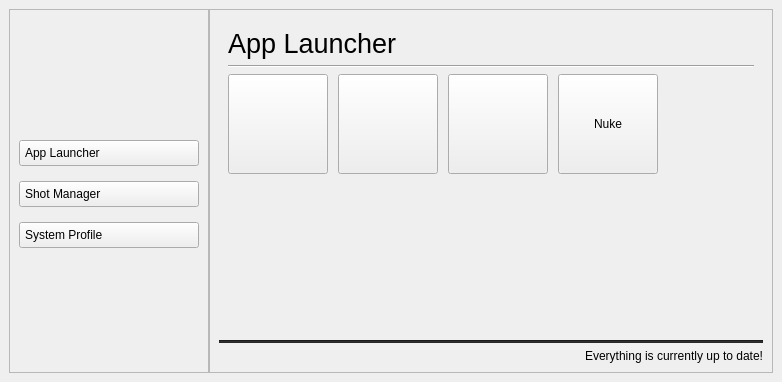
<?xml version="1.0" encoding="UTF-8"?>
<ui version="4.0">
 <class>MainWindow</class>
 <widget class="QMainWindow" name="MainWindow">
  <property name="enabled">
   <bool>true</bool>
  </property>
  <property name="geometry">
   <rect>
    <x>0</x>
    <y>0</y>
    <width>682</width>
    <height>382</height>
   </rect>
  </property>
  <property name="windowTitle">
   <string>GLM Pipeline Hub</string>
  </property>
  <property name="autoFillBackground">
   <bool>false</bool>
  </property>
  <property name="styleSheet">
   <string notr="true"/>
  </property>
  <property name="toolButtonStyle">
   <enum>Qt::ToolButtonIconOnly</enum>
  </property>
  <widget class="QWidget" name="centralwidget">
   <layout class="QVBoxLayout" name="verticalLayout">
    <item>
     <layout class="QHBoxLayout" name="horizontalLayout_2">
      <property name="spacing">
       <number>0</number>
      </property>
      <item>
       <widget class="QFrame" name="secondary">
        <property name="sizePolicy">
         <sizepolicy hsizetype="Preferred" vsizetype="Expanding">
          <horstretch>0</horstretch>
          <verstretch>0</verstretch>
         </sizepolicy>
        </property>
        <property name="minimumSize">
         <size>
          <width>200</width>
          <height>0</height>
         </size>
        </property>
        <property name="maximumSize">
         <size>
          <width>16777215</width>
          <height>16777215</height>
         </size>
        </property>
        <property name="autoFillBackground">
         <bool>true</bool>
        </property>
        <property name="styleSheet">
         <string notr="true"/>
        </property>
        <property name="frameShape">
         <enum>QFrame::StyledPanel</enum>
        </property>
        <property name="frameShadow">
         <enum>QFrame::Raised</enum>
        </property>
        <layout class="QVBoxLayout" name="verticalLayout_2">
         <property name="spacing">
          <number>15</number>
         </property>
         <property name="topMargin">
          <number>15</number>
         </property>
         <item>
          <widget class="QLabel" name="logo_label">
           <property name="sizePolicy">
            <sizepolicy hsizetype="Fixed" vsizetype="Fixed">
             <horstretch>0</horstretch>
             <verstretch>0</verstretch>
            </sizepolicy>
           </property>
           <property name="minimumSize">
            <size>
             <width>150</width>
             <height>100</height>
            </size>
           </property>
           <property name="styleSheet">
            <string notr="true">background: transparent;</string>
           </property>
           <property name="text">
            <string/>
           </property>
           <property name="pixmap">
            <pixmap>../../../images/glm_pipeline_hub/app_header.png</pixmap>
           </property>
           <property name="scaledContents">
            <bool>true</bool>
           </property>
           <property name="alignment">
            <set>Qt::AlignLeading|Qt::AlignLeft|Qt::AlignVCenter</set>
           </property>
          </widget>
         </item>
         <item>
          <widget class="QPushButton" name="app_launcher_button">
           <property name="styleSheet">
            <string notr="true">text-align: left; padding: 5px;</string>
           </property>
           <property name="text">
            <string>App Launcher</string>
           </property>
          </widget>
         </item>
         <item>
          <widget class="QPushButton" name="shot_manager_button">
           <property name="styleSheet">
            <string notr="true">text-align: left; padding: 5px;</string>
           </property>
           <property name="text">
            <string>Shot Manager</string>
           </property>
           <property name="checkable">
            <bool>false</bool>
           </property>
           <property name="checked">
            <bool>false</bool>
           </property>
          </widget>
         </item>
         <item>
          <widget class="QPushButton" name="system_profile_button">
           <property name="styleSheet">
            <string notr="true">text-align: left; padding: 5px;</string>
           </property>
           <property name="text">
            <string>System Profile</string>
           </property>
          </widget>
         </item>
         <item>
          <spacer name="verticalSpacer">
           <property name="orientation">
            <enum>Qt::Vertical</enum>
           </property>
           <property name="sizeHint" stdset="0">
            <size>
             <width>20</width>
             <height>40</height>
            </size>
           </property>
          </spacer>
         </item>
        </layout>
       </widget>
      </item>
      <item>
       <widget class="QFrame" name="primary">
        <property name="enabled">
         <bool>true</bool>
        </property>
        <property name="sizePolicy">
         <sizepolicy hsizetype="Expanding" vsizetype="Expanding">
          <horstretch>0</horstretch>
          <verstretch>0</verstretch>
         </sizepolicy>
        </property>
        <property name="maximumSize">
         <size>
          <width>16777215</width>
          <height>16777215</height>
         </size>
        </property>
        <property name="autoFillBackground">
         <bool>true</bool>
        </property>
        <property name="styleSheet">
         <string notr="true"/>
        </property>
        <property name="frameShape">
         <enum>QFrame::StyledPanel</enum>
        </property>
        <property name="frameShadow">
         <enum>QFrame::Raised</enum>
        </property>
        <layout class="QVBoxLayout" name="verticalLayout_3">
         <item>
          <widget class="QStackedWidget" name="stack">
           <property name="sizePolicy">
            <sizepolicy hsizetype="Expanding" vsizetype="Expanding">
             <horstretch>0</horstretch>
             <verstretch>0</verstretch>
            </sizepolicy>
           </property>
           <property name="currentIndex">
            <number>0</number>
           </property>
           <widget class="QWidget" name="page">
            <layout class="QVBoxLayout" name="verticalLayout_5">
             <item>
              <widget class="QLabel" name="app_launcher_label">
               <property name="sizePolicy">
                <sizepolicy hsizetype="Preferred" vsizetype="Fixed">
                 <horstretch>0</horstretch>
                 <verstretch>0</verstretch>
                </sizepolicy>
               </property>
               <property name="font">
                <font>
                 <pointsize>20</pointsize>
                </font>
               </property>
               <property name="text">
                <string>App Launcher</string>
               </property>
              </widget>
             </item>
             <item>
              <widget class="Line" name="line">
               <property name="orientation">
                <enum>Qt::Horizontal</enum>
               </property>
              </widget>
             </item>
             <item>
              <layout class="QGridLayout" name="gridLayout">
               <property name="spacing">
                <number>10</number>
               </property>
               <item row="0" column="3">
                <widget class="QPushButton" name="nuke_launcher_button">
                 <property name="enabled">
                  <bool>true</bool>
                 </property>
                 <property name="sizePolicy">
                  <sizepolicy hsizetype="Fixed" vsizetype="Fixed">
                   <horstretch>0</horstretch>
                   <verstretch>0</verstretch>
                  </sizepolicy>
                 </property>
                 <property name="minimumSize">
                  <size>
                   <width>100</width>
                   <height>100</height>
                  </size>
                 </property>
                 <property name="maximumSize">
                  <size>
                   <width>100</width>
                   <height>100</height>
                  </size>
                 </property>
                 <property name="text">
                  <string>Nuke</string>
                 </property>
                 <property name="iconSize">
                  <size>
                   <width>75</width>
                   <height>75</height>
                  </size>
                 </property>
                </widget>
               </item>
               <item row="0" column="4">
                <spacer name="horizontalSpacer_2">
                 <property name="orientation">
                  <enum>Qt::Horizontal</enum>
                 </property>
                 <property name="sizeHint" stdset="0">
                  <size>
                   <width>40</width>
                   <height>20</height>
                  </size>
                 </property>
                </spacer>
               </item>
               <item row="0" column="1">
                <widget class="QPushButton" name="blender_launcher_button">
                 <property name="sizePolicy">
                  <sizepolicy hsizetype="Fixed" vsizetype="Fixed">
                   <horstretch>0</horstretch>
                   <verstretch>0</verstretch>
                  </sizepolicy>
                 </property>
                 <property name="minimumSize">
                  <size>
                   <width>100</width>
                   <height>100</height>
                  </size>
                 </property>
                 <property name="maximumSize">
                  <size>
                   <width>100</width>
                   <height>100</height>
                  </size>
                 </property>
                 <property name="text">
                  <string/>
                 </property>
                 <property name="iconSize">
                  <size>
                   <width>75</width>
                   <height>75</height>
                  </size>
                 </property>
                </widget>
               </item>
               <item row="0" column="0">
                <widget class="QPushButton" name="maya_launcher_button">
                 <property name="sizePolicy">
                  <sizepolicy hsizetype="Fixed" vsizetype="Fixed">
                   <horstretch>0</horstretch>
                   <verstretch>0</verstretch>
                  </sizepolicy>
                 </property>
                 <property name="minimumSize">
                  <size>
                   <width>100</width>
                   <height>100</height>
                  </size>
                 </property>
                 <property name="maximumSize">
                  <size>
                   <width>100</width>
                   <height>100</height>
                  </size>
                 </property>
                 <property name="text">
                  <string/>
                 </property>
                 <property name="iconSize">
                  <size>
                   <width>75</width>
                   <height>75</height>
                  </size>
                 </property>
                </widget>
               </item>
               <item row="0" column="2">
                <widget class="QPushButton" name="substance_painter_launcher_button">
                 <property name="sizePolicy">
                  <sizepolicy hsizetype="Fixed" vsizetype="Fixed">
                   <horstretch>0</horstretch>
                   <verstretch>0</verstretch>
                  </sizepolicy>
                 </property>
                 <property name="minimumSize">
                  <size>
                   <width>100</width>
                   <height>100</height>
                  </size>
                 </property>
                 <property name="text">
                  <string/>
                 </property>
                 <property name="iconSize">
                  <size>
                   <width>75</width>
                   <height>75</height>
                  </size>
                 </property>
                </widget>
               </item>
              </layout>
             </item>
             <item>
              <spacer name="verticalSpacer_3">
               <property name="orientation">
                <enum>Qt::Vertical</enum>
               </property>
               <property name="sizeHint" stdset="0">
                <size>
                 <width>20</width>
                 <height>40</height>
                </size>
               </property>
              </spacer>
             </item>
            </layout>
           </widget>
           <widget class="QWidget" name="shot_manager_page">
            <property name="sizePolicy">
             <sizepolicy hsizetype="Expanding" vsizetype="Expanding">
              <horstretch>0</horstretch>
              <verstretch>0</verstretch>
             </sizepolicy>
            </property>
            <layout class="QVBoxLayout" name="verticalLayout_4">
             <item>
              <widget class="QLabel" name="shot_manager_label">
               <property name="font">
                <font>
                 <pointsize>20</pointsize>
                </font>
               </property>
               <property name="text">
                <string>Shot Manager</string>
               </property>
              </widget>
             </item>
             <item>
              <widget class="Line" name="line_4">
               <property name="orientation">
                <enum>Qt::Horizontal</enum>
               </property>
              </widget>
             </item>
             <item>
              <layout class="QHBoxLayout" name="horizontalLayout_5">
               <item>
                <widget class="QLabel" name="sequence_label">
                 <property name="minimumSize">
                  <size>
                   <width>200</width>
                   <height>0</height>
                  </size>
                 </property>
                 <property name="maximumSize">
                  <size>
                   <width>200</width>
                   <height>16777215</height>
                  </size>
                 </property>
                 <property name="text">
                  <string>Sequence</string>
                 </property>
                </widget>
               </item>
               <item>
                <widget class="QComboBox" name="sequence_combo_box"/>
               </item>
              </layout>
             </item>
             <item>
              <layout class="QHBoxLayout" name="horizontalLayout_3">
               <item>
                <widget class="QLabel" name="shot_label">
                 <property name="minimumSize">
                  <size>
                   <width>200</width>
                   <height>0</height>
                  </size>
                 </property>
                 <property name="maximumSize">
                  <size>
                   <width>200</width>
                   <height>16777215</height>
                  </size>
                 </property>
                 <property name="text">
                  <string>Shot</string>
                 </property>
                </widget>
               </item>
               <item>
                <widget class="QComboBox" name="shot_combo_box"/>
               </item>
              </layout>
             </item>
             <item>
              <layout class="QHBoxLayout" name="horizontalLayout_4">
               <item>
                <widget class="QLabel" name="department_label">
                 <property name="minimumSize">
                  <size>
                   <width>200</width>
                   <height>0</height>
                  </size>
                 </property>
                 <property name="maximumSize">
                  <size>
                   <width>200</width>
                   <height>16777215</height>
                  </size>
                 </property>
                 <property name="text">
                  <string>Department</string>
                 </property>
                </widget>
               </item>
               <item>
                <widget class="QComboBox" name="department_combo_box"/>
               </item>
              </layout>
             </item>
             <item>
              <layout class="QHBoxLayout" name="horizontalLayout_6">
               <item>
                <widget class="QLabel" name="label_2">
                 <property name="minimumSize">
                  <size>
                   <width>200</width>
                   <height>0</height>
                  </size>
                 </property>
                 <property name="maximumSize">
                  <size>
                   <width>200</width>
                   <height>16777215</height>
                  </size>
                 </property>
                 <property name="text">
                  <string>Open In</string>
                 </property>
                </widget>
               </item>
               <item>
                <widget class="QToolButton" name="maya_shot_manager_button">
                 <property name="text">
                  <string>M</string>
                 </property>
                 <property name="popupMode">
                  <enum>QToolButton::MenuButtonPopup</enum>
                 </property>
                 <property name="autoRaise">
                  <bool>false</bool>
                 </property>
                 <property name="arrowType">
                  <enum>Qt::NoArrow</enum>
                 </property>
                </widget>
               </item>
               <item>
                <widget class="QToolButton" name="blender_shot_manager_button">
                 <property name="text">
                  <string>B</string>
                 </property>
                 <property name="popupMode">
                  <enum>QToolButton::MenuButtonPopup</enum>
                 </property>
                </widget>
               </item>
               <item>
                <widget class="QToolButton" name="nuke_shot_manager_button">
                 <property name="text">
                  <string>N</string>
                 </property>
                 <property name="popupMode">
                  <enum>QToolButton::MenuButtonPopup</enum>
                 </property>
                </widget>
               </item>
               <item>
                <widget class="QPushButton" name="render_shot_button">
                 <property name="text">
                  <string>Render</string>
                 </property>
                </widget>
               </item>
               <item>
                <spacer name="horizontalSpacer">
                 <property name="orientation">
                  <enum>Qt::Horizontal</enum>
                 </property>
                 <property name="sizeHint" stdset="0">
                  <size>
                   <width>40</width>
                   <height>20</height>
                  </size>
                 </property>
                </spacer>
               </item>
              </layout>
             </item>
             <item>
              <spacer name="verticalSpacer_2">
               <property name="maximumSize">
                <size>
                 <width>200</width>
                 <height>16777215</height>
                </size>
               </property>
               <property name="orientation">
                <enum>Qt::Vertical</enum>
               </property>
               <property name="sizeHint" stdset="0">
                <size>
                 <width>20</width>
                 <height>40</height>
                </size>
               </property>
              </spacer>
             </item>
            </layout>
           </widget>
           <widget class="QWidget" name="page_2">
            <layout class="QVBoxLayout" name="verticalLayout_6">
             <item>
              <widget class="QLabel" name="system_profile_label">
               <property name="font">
                <font>
                 <pointsize>20</pointsize>
                </font>
               </property>
               <property name="text">
                <string>System Profile</string>
               </property>
              </widget>
             </item>
             <item>
              <widget class="Line" name="line_5">
               <property name="orientation">
                <enum>Qt::Horizontal</enum>
               </property>
              </widget>
             </item>
             <item>
              <layout class="QHBoxLayout" name="horizontalLayout_7">
               <item>
                <widget class="QLabel" name="label">
                 <property name="minimumSize">
                  <size>
                   <width>200</width>
                   <height>0</height>
                  </size>
                 </property>
                 <property name="maximumSize">
                  <size>
                   <width>200</width>
                   <height>16777215</height>
                  </size>
                 </property>
                 <property name="text">
                  <string>Machine ID</string>
                 </property>
                </widget>
               </item>
               <item>
                <widget class="QLabel" name="user_machine_id_label">
                 <property name="text">
                  <string>INSERT MACHINE ID HERE</string>
                 </property>
                </widget>
               </item>
              </layout>
             </item>
             <item>
              <layout class="QHBoxLayout" name="horizontalLayout">
               <item>
                <widget class="QLabel" name="label_4">
                 <property name="minimumSize">
                  <size>
                   <width>200</width>
                   <height>0</height>
                  </size>
                 </property>
                 <property name="maximumSize">
                  <size>
                   <width>16777215</width>
                   <height>200</height>
                  </size>
                 </property>
                 <property name="text">
                  <string>Username</string>
                 </property>
                </widget>
               </item>
               <item>
                <widget class="QLabel" name="username_label">
                 <property name="sizePolicy">
                  <sizepolicy hsizetype="Expanding" vsizetype="Preferred">
                   <horstretch>0</horstretch>
                   <verstretch>0</verstretch>
                  </sizepolicy>
                 </property>
                 <property name="text">
                  <string>INSERT USERNAME</string>
                 </property>
                </widget>
               </item>
               <item>
                <widget class="QToolButton" name="edit_username_button">
                 <property name="text">
                  <string>...</string>
                 </property>
                </widget>
               </item>
              </layout>
             </item>
             <item>
              <widget class="Line" name="line_3">
               <property name="orientation">
                <enum>Qt::Horizontal</enum>
               </property>
              </widget>
             </item>
             <item>
              <layout class="QHBoxLayout" name="horizontalLayout_8">
               <item>
                <widget class="QLabel" name="label_3">
                 <property name="minimumSize">
                  <size>
                   <width>200</width>
                   <height>0</height>
                  </size>
                 </property>
                 <property name="text">
                  <string>Maya Directory</string>
                 </property>
                </widget>
               </item>
               <item>
                <widget class="QLabel" name="maya_directory_label">
                 <property name="sizePolicy">
                  <sizepolicy hsizetype="Expanding" vsizetype="Preferred">
                   <horstretch>0</horstretch>
                   <verstretch>0</verstretch>
                  </sizepolicy>
                 </property>
                 <property name="text">
                  <string>INSERT MAYA DIRECTORY</string>
                 </property>
                </widget>
               </item>
               <item>
                <widget class="QToolButton" name="edit_maya_directory_button">
                 <property name="text">
                  <string>...</string>
                 </property>
                </widget>
               </item>
              </layout>
             </item>
             <item>
              <layout class="QHBoxLayout" name="horizontalLayout_9">
               <item>
                <widget class="QLabel" name="label_6">
                 <property name="minimumSize">
                  <size>
                   <width>200</width>
                   <height>0</height>
                  </size>
                 </property>
                 <property name="text">
                  <string>Local Maya Directory</string>
                 </property>
                </widget>
               </item>
               <item>
                <widget class="QLabel" name="local_maya_directory_label">
                 <property name="sizePolicy">
                  <sizepolicy hsizetype="Expanding" vsizetype="Preferred">
                   <horstretch>0</horstretch>
                   <verstretch>0</verstretch>
                  </sizepolicy>
                 </property>
                 <property name="text">
                  <string>INSERT LOCAL MAYA DIRECTORY</string>
                 </property>
                </widget>
               </item>
               <item>
                <widget class="QToolButton" name="edit_local_maya_directory_button">
                 <property name="text">
                  <string>...</string>
                 </property>
                </widget>
               </item>
              </layout>
             </item>
             <item>
              <layout class="QHBoxLayout" name="horizontalLayout_10">
               <item>
                <widget class="QLabel" name="label_8">
                 <property name="minimumSize">
                  <size>
                   <width>200</width>
                   <height>0</height>
                  </size>
                 </property>
                 <property name="text">
                  <string>Blender Directory</string>
                 </property>
                </widget>
               </item>
               <item>
                <widget class="QLabel" name="blender_directory_label">
                 <property name="sizePolicy">
                  <sizepolicy hsizetype="Expanding" vsizetype="Preferred">
                   <horstretch>0</horstretch>
                   <verstretch>0</verstretch>
                  </sizepolicy>
                 </property>
                 <property name="text">
                  <string>INSERT BLENDER DIRECTORY</string>
                 </property>
                </widget>
               </item>
               <item>
                <widget class="QToolButton" name="edit_blender_directory_button">
                 <property name="text">
                  <string>...</string>
                 </property>
                </widget>
               </item>
              </layout>
             </item>
             <item>
              <layout class="QHBoxLayout" name="horizontalLayout_11">
               <item>
                <widget class="QLabel" name="label_10">
                 <property name="minimumSize">
                  <size>
                   <width>200</width>
                   <height>0</height>
                  </size>
                 </property>
                 <property name="text">
                  <string>Substance Painter Directory</string>
                 </property>
                </widget>
               </item>
               <item>
                <widget class="QLabel" name="substance_painter_directory_label">
                 <property name="sizePolicy">
                  <sizepolicy hsizetype="Expanding" vsizetype="Preferred">
                   <horstretch>0</horstretch>
                   <verstretch>0</verstretch>
                  </sizepolicy>
                 </property>
                 <property name="text">
                  <string>INSERT SUBSTANCE PAINTER DIRECTORY</string>
                 </property>
                </widget>
               </item>
               <item>
                <widget class="QToolButton" name="edit_substance_painter_directory_button">
                 <property name="text">
                  <string>...</string>
                 </property>
                </widget>
               </item>
              </layout>
             </item>
             <item>
              <layout class="QHBoxLayout" name="horizontalLayout_12">
               <item>
                <widget class="QLabel" name="label_7">
                 <property name="sizePolicy">
                  <sizepolicy hsizetype="Preferred" vsizetype="Preferred">
                   <horstretch>0</horstretch>
                   <verstretch>0</verstretch>
                  </sizepolicy>
                 </property>
                 <property name="minimumSize">
                  <size>
                   <width>200</width>
                   <height>0</height>
                  </size>
                 </property>
                 <property name="text">
                  <string>Local Substance Painter Dir</string>
                 </property>
                </widget>
               </item>
               <item>
                <widget class="QLabel" name="local_substance_painter_directory_label">
                 <property name="sizePolicy">
                  <sizepolicy hsizetype="Expanding" vsizetype="Preferred">
                   <horstretch>0</horstretch>
                   <verstretch>0</verstretch>
                  </sizepolicy>
                 </property>
                 <property name="minimumSize">
                  <size>
                   <width>0</width>
                   <height>0</height>
                  </size>
                 </property>
                 <property name="text">
                  <string>INSERT LOCAL SUBSTANCE PAINTER DIRECTORY</string>
                 </property>
                </widget>
               </item>
               <item>
                <widget class="QToolButton" name="edit_local_substance_painter_directory_button">
                 <property name="text">
                  <string>...</string>
                 </property>
                </widget>
               </item>
              </layout>
             </item>
             <item>
              <spacer name="verticalSpacer_4">
               <property name="orientation">
                <enum>Qt::Vertical</enum>
               </property>
               <property name="sizeHint" stdset="0">
                <size>
                 <width>20</width>
                 <height>40</height>
                </size>
               </property>
              </spacer>
             </item>
            </layout>
           </widget>
          </widget>
         </item>
         <item>
          <widget class="Line" name="line_2">
           <property name="styleSheet">
            <string notr="true">background-color: #282828;</string>
           </property>
           <property name="orientation">
            <enum>Qt::Horizontal</enum>
           </property>
          </widget>
         </item>
         <item>
          <widget class="QLabel" name="output_log">
           <property name="sizePolicy">
            <sizepolicy hsizetype="Preferred" vsizetype="Fixed">
             <horstretch>0</horstretch>
             <verstretch>0</verstretch>
            </sizepolicy>
           </property>
           <property name="text">
            <string>Everything is currently up to date!</string>
           </property>
           <property name="alignment">
            <set>Qt::AlignRight|Qt::AlignTrailing|Qt::AlignVCenter</set>
           </property>
          </widget>
         </item>
        </layout>
       </widget>
      </item>
     </layout>
    </item>
   </layout>
  </widget>
 </widget>
 <resources/>
 <connections/>
</ui>
